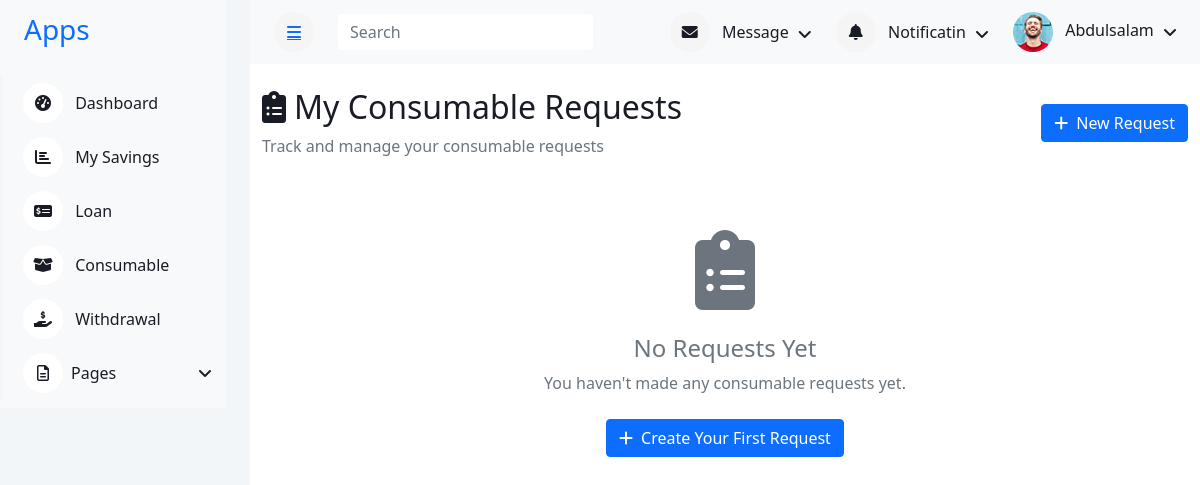
Page /my-requests/ (signed in) on the earlier database version.
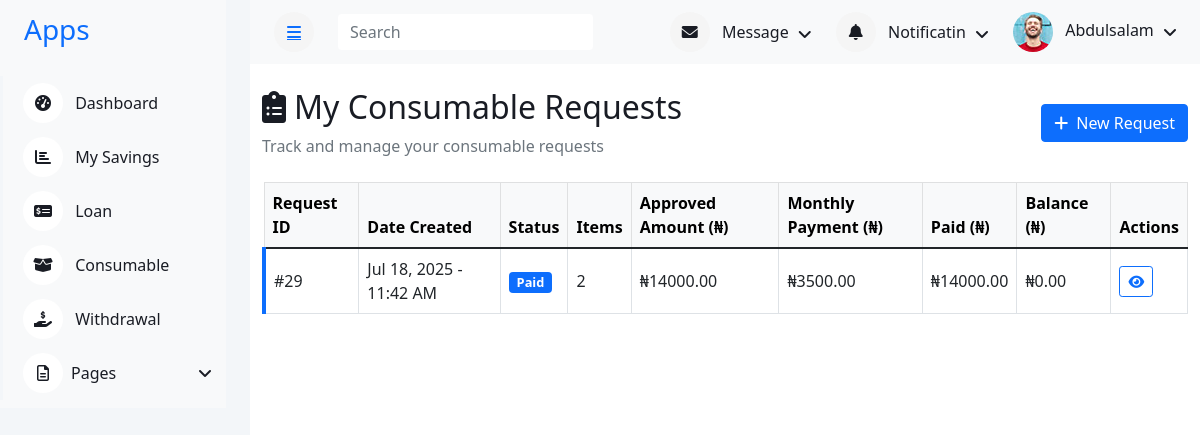
Same page on the later database version.
### consumable/models.py (models this page shows, shortened)
class ConsumableRequest(models.Model):
    STATUS_CHOICES = [
        ('Pending', 'Pending'),
        ('Approved', 'Approved'),
        ('Declined', 'Declined'),
        ('Paid', 'Paid'),
    ]
    user = models.ForeignKey(User, on_delete=models.CASCADE)
    date_created = models.DateTimeField(auto_now_add=True)
    status = models.CharField(max_length=10, choices=STATUS_CHOICES, default='Pending')
    approved_by = models.ForeignKey(User, on_delete=models.SET_NULL, null=True, blank=True, related_name='approved_consumables')
    file_payslpt = models.ImageField(upload_to='file_payslpt', blank=True, null=True)
    def calculate_total_price(self):
        return sum(detail.total_price for detail in self.details.all())
    def total_paid(self):
        return self.repayments.aggregate(total=Sum('amount_paid'))['total'] or 0

### memberapp/views.py (the view)
# urls.py: path('my-requests/', views.my_consumable_requests, name='my_consumable_requests'),
@login_required
def my_consumable_requests(request):
    user = request.user
    requests = ConsumableRequest.objects.filter(
        user=user
    ).prefetch_related('details__item').exclude(status='Declined').order_by('-date_created')
    total_remaining = 0
    consumable_data = []
    for consumable in requests:
        approved_amount = consumable.calculate_total_price()
        total_paid = consumable.total_paid()
        balance = approved_amount - total_paid
        total_remaining += balance
        if consumable.details.exists():
            loan_term_months = consumable.details.first().loan_term_months
        else:
            loan_term_months = 1
        monthly_payment = approved_amount / loan_term_months
        consumable_data.append({
            'consumable': consumable,
            'approved_amount': approved_amount,
            'total_paid': total_paid,
            'balance': balance,
            'monthly_payment': monthly_payment,
        })
    context = {
        'requests': requests,
        'consumable_data': consumable_data,
        'total_remaining': total_remaining,
    }
    return render(request, 'member/my_requests.html', context)

### consumable/models.py (called while the page is built)
    @property
    def total_price(self):
        return self.quantity * self.item_price

### templates/member/my_requests.html (shortened to what this page needs)
{% extends 'base/base.html' %}
{% block content %}
 <link href="https://cdnjs.cloudflare.com/ajax/libs/bootstrap/5.1.3/css/bootstrap.min.css" rel="stylesheet">
<link href="https://cdnjs.cloudflare.com/ajax/libs/font-awesome/6.0.0/css/all.min.css" rel="stylesheet">
<div class="container mt-4">
    <div class="d-flex justify-content-between align-items-center mb-4">
        <div>
            <h2><i class="fas fa-clipboard-list me-2"></i>My Consumable Requests</h2>
            <p class="text-muted mb-0">Track and manage your consumable requests</p>
        </div>
        <a href="{% url 'member_request_consumable' %}" class="btn btn-primary">
            <i class="fas fa-plus me-2"></i>New Request
        </a>
    </div>
    {% if consumable_data %}
    <div class="table-responsive">
        <table class="table table-bordered align-middle">
            <thead class="table-light">
                <tr>
                    <th>Request ID</th>
                    <th>Date Created</th>
                    <th>Status</th>
                    <th>Items</th>
                    <th>Approved Amount (₦)</th>
                    <th>Monthly Payment (₦)</th>
                    <th>Paid (₦)</th>
                    <th>Balance (₦)</th>
                    <th>Actions</th>
                </tr>
            </thead>
            <tbody>
                {% for entry in consumable_data %}
                    {% with request=entry.consumable %}
                    <tr id="request-row-{{ request.id }}" class="request-row {{ request.status|lower }}">
                        <td>#{{ request.id }}</td>
                        <td>{{ request.date_created|date:"M d, Y - g:i A" }}</td>
                        <td>
                            <span class="badge status-badge status-{{ request.status|lower }}">
                                {{ request.status }}
                            </span>
                        </td>
                        <td>{{ request.details.all|length }}</td>
                        <td>₦{{ entry.approved_amount|floatformat:2 }}</td>
                        <td>₦{{ entry.monthly_payment|floatformat:2 }}</td>
                        <td>₦{{ entry.total_paid|floatformat:2 }}</td>
                        <td>₦{{ entry.balance|floatformat:2 }}</td>
                        <td>
                            <div class="d-flex gap-1 flex-wrap">
                                <a href="{% url 'consumable_request_detail' request.id %}" class="btn btn-sm btn-outline-primary" title="View Details">
                                    <i class="fas fa-eye"></i>
                                </a>
                            </div>
                        </td>
                    </tr>
                    {% endwith %}
                {% endfor %}
            </tbody>
        </table>
    </div>
    {% else %}
    <div class="text-center py-5">
        <div class="mb-4">
            <i class="fas fa-clipboard-list fa-5x text-muted"></i>
        </div>
        <h4 class="text-muted">No Requests Yet</h4>
        <p class="text-muted mb-4">You haven't made any consumable requests yet.</p>
        <a href="{% url 'member_request_consumable' %}" class="btn btn-primary">
            <i class="fas fa-plus me-2"></i>Create Your First Request
        </a>
    </div>
    {% endif %}
</div>
{% endblock content %}

Differences in the rows shown:
added ConsumableRequest: consumable.id "29", consumable.date_created "Jul 18, 2025 - 11:42 AM", consumable.status "Paid", consumable.details.all|length "2", approved_amount "14000.00", monthly_payment "3500.00", total_paid "14000.00", balance "0.00"
Other differences:
text no longer shown: "No Requests Yet You haven't made any consumable requests yet. Create Your First Request"
text now shown: "Request ID Date Created Status Items Approved Amount (₦) Monthly Payment (₦) Paid (₦) Balance (₦) Actions"
